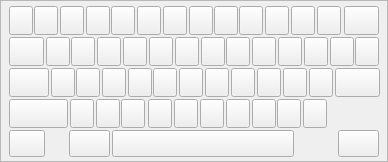
<?xml version="1.0" encoding="UTF-8"?>
<ui version="4.0">
 <class>VirtualKeyboard</class>
 <widget class="QWidget" name="VirtualKeyboard">
  <property name="geometry">
   <rect>
    <x>0</x>
    <y>0</y>
    <width>388</width>
    <height>162</height>
   </rect>
  </property>
  <property name="windowTitle">
   <string>Form</string>
  </property>
  <widget class="QFrame" name="frame">
   <property name="geometry">
    <rect>
     <x>0</x>
     <y>0</y>
     <width>388</width>
     <height>162</height>
    </rect>
   </property>
   <property name="styleSheet">
    <string notr="true">#frame
{
	border-image: url(:/image/keyboard/vk.png);
}
</string>
   </property>
   <property name="frameShape">
    <enum>QFrame::StyledPanel</enum>
   </property>
   <property name="frameShadow">
    <enum>QFrame::Raised</enum>
   </property>
   <widget class="KeyButton" name="btnBackQuote">
    <property name="geometry">
     <rect>
      <x>9</x>
      <y>6</y>
      <width>24</width>
      <height>29</height>
     </rect>
    </property>
    <property name="styleSheet">
     <string notr="true"/>
    </property>
    <property name="text">
     <string/>
    </property>
    <property name="flat">
     <bool>false</bool>
    </property>
   </widget>
   <widget class="KeyButton" name="btnChar1">
    <property name="geometry">
     <rect>
      <x>34</x>
      <y>6</y>
      <width>24</width>
      <height>29</height>
     </rect>
    </property>
    <property name="styleSheet">
     <string notr="true"/>
    </property>
    <property name="text">
     <string/>
    </property>
    <property name="flat">
     <bool>false</bool>
    </property>
   </widget>
   <widget class="KeyButton" name="btnChar2">
    <property name="geometry">
     <rect>
      <x>60</x>
      <y>6</y>
      <width>24</width>
      <height>29</height>
     </rect>
    </property>
    <property name="styleSheet">
     <string notr="true"/>
    </property>
    <property name="text">
     <string/>
    </property>
    <property name="flat">
     <bool>false</bool>
    </property>
   </widget>
   <widget class="KeyButton" name="btnChar3">
    <property name="geometry">
     <rect>
      <x>86</x>
      <y>6</y>
      <width>24</width>
      <height>29</height>
     </rect>
    </property>
    <property name="styleSheet">
     <string notr="true"/>
    </property>
    <property name="text">
     <string/>
    </property>
    <property name="flat">
     <bool>false</bool>
    </property>
   </widget>
   <widget class="KeyButton" name="btnChar4">
    <property name="geometry">
     <rect>
      <x>111</x>
      <y>6</y>
      <width>24</width>
      <height>29</height>
     </rect>
    </property>
    <property name="styleSheet">
     <string notr="true"/>
    </property>
    <property name="text">
     <string/>
    </property>
    <property name="flat">
     <bool>false</bool>
    </property>
   </widget>
   <widget class="KeyButton" name="btnChar5">
    <property name="geometry">
     <rect>
      <x>137</x>
      <y>6</y>
      <width>24</width>
      <height>29</height>
     </rect>
    </property>
    <property name="styleSheet">
     <string notr="true"/>
    </property>
    <property name="text">
     <string/>
    </property>
    <property name="flat">
     <bool>false</bool>
    </property>
   </widget>
   <widget class="KeyButton" name="btnChar6">
    <property name="geometry">
     <rect>
      <x>163</x>
      <y>6</y>
      <width>24</width>
      <height>29</height>
     </rect>
    </property>
    <property name="styleSheet">
     <string notr="true"/>
    </property>
    <property name="text">
     <string/>
    </property>
    <property name="flat">
     <bool>false</bool>
    </property>
   </widget>
   <widget class="KeyButton" name="btnChar7">
    <property name="geometry">
     <rect>
      <x>189</x>
      <y>6</y>
      <width>24</width>
      <height>29</height>
     </rect>
    </property>
    <property name="styleSheet">
     <string notr="true"/>
    </property>
    <property name="text">
     <string/>
    </property>
    <property name="flat">
     <bool>false</bool>
    </property>
   </widget>
   <widget class="KeyButton" name="btnChar8">
    <property name="geometry">
     <rect>
      <x>214</x>
      <y>6</y>
      <width>24</width>
      <height>29</height>
     </rect>
    </property>
    <property name="styleSheet">
     <string notr="true"/>
    </property>
    <property name="text">
     <string/>
    </property>
    <property name="flat">
     <bool>false</bool>
    </property>
   </widget>
   <widget class="KeyButton" name="btnChar9">
    <property name="geometry">
     <rect>
      <x>239</x>
      <y>6</y>
      <width>24</width>
      <height>29</height>
     </rect>
    </property>
    <property name="styleSheet">
     <string notr="true"/>
    </property>
    <property name="text">
     <string/>
    </property>
    <property name="flat">
     <bool>false</bool>
    </property>
   </widget>
   <widget class="KeyButton" name="btnChar0">
    <property name="geometry">
     <rect>
      <x>265</x>
      <y>6</y>
      <width>24</width>
      <height>29</height>
     </rect>
    </property>
    <property name="styleSheet">
     <string notr="true"/>
    </property>
    <property name="text">
     <string/>
    </property>
    <property name="flat">
     <bool>false</bool>
    </property>
   </widget>
   <widget class="KeyButton" name="btnSub">
    <property name="geometry">
     <rect>
      <x>291</x>
      <y>6</y>
      <width>24</width>
      <height>29</height>
     </rect>
    </property>
    <property name="styleSheet">
     <string notr="true"/>
    </property>
    <property name="text">
     <string/>
    </property>
    <property name="flat">
     <bool>false</bool>
    </property>
   </widget>
   <widget class="KeyButton" name="btnAdd">
    <property name="geometry">
     <rect>
      <x>317</x>
      <y>6</y>
      <width>24</width>
      <height>29</height>
     </rect>
    </property>
    <property name="styleSheet">
     <string notr="true"/>
    </property>
    <property name="text">
     <string/>
    </property>
    <property name="flat">
     <bool>false</bool>
    </property>
   </widget>
   <widget class="KeyButton" name="btnCharQ">
    <property name="geometry">
     <rect>
      <x>46</x>
      <y>37</y>
      <width>24</width>
      <height>29</height>
     </rect>
    </property>
    <property name="styleSheet">
     <string notr="true"/>
    </property>
    <property name="text">
     <string/>
    </property>
    <property name="flat">
     <bool>false</bool>
    </property>
   </widget>
   <widget class="KeyButton" name="btnCharW">
    <property name="geometry">
     <rect>
      <x>71</x>
      <y>37</y>
      <width>24</width>
      <height>29</height>
     </rect>
    </property>
    <property name="styleSheet">
     <string notr="true"/>
    </property>
    <property name="text">
     <string/>
    </property>
    <property name="flat">
     <bool>false</bool>
    </property>
   </widget>
   <widget class="KeyButton" name="btnCharE">
    <property name="geometry">
     <rect>
      <x>97</x>
      <y>37</y>
      <width>24</width>
      <height>29</height>
     </rect>
    </property>
    <property name="styleSheet">
     <string notr="true"/>
    </property>
    <property name="text">
     <string/>
    </property>
    <property name="flat">
     <bool>false</bool>
    </property>
   </widget>
   <widget class="KeyButton" name="btnCharR">
    <property name="geometry">
     <rect>
      <x>123</x>
      <y>37</y>
      <width>24</width>
      <height>29</height>
     </rect>
    </property>
    <property name="styleSheet">
     <string notr="true"/>
    </property>
    <property name="text">
     <string/>
    </property>
    <property name="flat">
     <bool>false</bool>
    </property>
   </widget>
   <widget class="KeyButton" name="btnCharT">
    <property name="geometry">
     <rect>
      <x>149</x>
      <y>37</y>
      <width>24</width>
      <height>29</height>
     </rect>
    </property>
    <property name="styleSheet">
     <string notr="true"/>
    </property>
    <property name="text">
     <string/>
    </property>
    <property name="flat">
     <bool>false</bool>
    </property>
   </widget>
   <widget class="KeyButton" name="btnCharY">
    <property name="geometry">
     <rect>
      <x>175</x>
      <y>37</y>
      <width>24</width>
      <height>29</height>
     </rect>
    </property>
    <property name="styleSheet">
     <string notr="true"/>
    </property>
    <property name="text">
     <string/>
    </property>
    <property name="flat">
     <bool>false</bool>
    </property>
   </widget>
   <widget class="KeyButton" name="btnCharU">
    <property name="geometry">
     <rect>
      <x>201</x>
      <y>37</y>
      <width>24</width>
      <height>29</height>
     </rect>
    </property>
    <property name="styleSheet">
     <string notr="true"/>
    </property>
    <property name="text">
     <string/>
    </property>
    <property name="flat">
     <bool>false</bool>
    </property>
   </widget>
   <widget class="KeyButton" name="btnCharI">
    <property name="geometry">
     <rect>
      <x>226</x>
      <y>37</y>
      <width>24</width>
      <height>29</height>
     </rect>
    </property>
    <property name="styleSheet">
     <string notr="true"/>
    </property>
    <property name="text">
     <string/>
    </property>
    <property name="flat">
     <bool>false</bool>
    </property>
   </widget>
   <widget class="KeyButton" name="btnCharO">
    <property name="geometry">
     <rect>
      <x>252</x>
      <y>37</y>
      <width>24</width>
      <height>29</height>
     </rect>
    </property>
    <property name="styleSheet">
     <string notr="true"/>
    </property>
    <property name="text">
     <string/>
    </property>
    <property name="flat">
     <bool>false</bool>
    </property>
   </widget>
   <widget class="KeyButton" name="btnCharP">
    <property name="geometry">
     <rect>
      <x>278</x>
      <y>37</y>
      <width>24</width>
      <height>29</height>
     </rect>
    </property>
    <property name="styleSheet">
     <string notr="true"/>
    </property>
    <property name="text">
     <string/>
    </property>
    <property name="flat">
     <bool>false</bool>
    </property>
   </widget>
   <widget class="KeyButton" name="btnLeftBracket">
    <property name="geometry">
     <rect>
      <x>304</x>
      <y>37</y>
      <width>24</width>
      <height>29</height>
     </rect>
    </property>
    <property name="styleSheet">
     <string notr="true"/>
    </property>
    <property name="text">
     <string/>
    </property>
    <property name="flat">
     <bool>false</bool>
    </property>
   </widget>
   <widget class="KeyButton" name="btnRightBracket">
    <property name="geometry">
     <rect>
      <x>330</x>
      <y>37</y>
      <width>24</width>
      <height>29</height>
     </rect>
    </property>
    <property name="styleSheet">
     <string notr="true"/>
    </property>
    <property name="text">
     <string/>
    </property>
    <property name="flat">
     <bool>false</bool>
    </property>
   </widget>
   <widget class="KeyButton" name="btnBackSlash">
    <property name="geometry">
     <rect>
      <x>355</x>
      <y>37</y>
      <width>24</width>
      <height>29</height>
     </rect>
    </property>
    <property name="styleSheet">
     <string notr="true"/>
    </property>
    <property name="text">
     <string/>
    </property>
    <property name="flat">
     <bool>false</bool>
    </property>
   </widget>
   <widget class="KeyButton" name="btnCharA">
    <property name="geometry">
     <rect>
      <x>51</x>
      <y>68</y>
      <width>24</width>
      <height>29</height>
     </rect>
    </property>
    <property name="styleSheet">
     <string notr="true"/>
    </property>
    <property name="text">
     <string/>
    </property>
    <property name="flat">
     <bool>false</bool>
    </property>
   </widget>
   <widget class="KeyButton" name="btnCharS">
    <property name="geometry">
     <rect>
      <x>76</x>
      <y>68</y>
      <width>24</width>
      <height>29</height>
     </rect>
    </property>
    <property name="styleSheet">
     <string notr="true"/>
    </property>
    <property name="text">
     <string/>
    </property>
    <property name="flat">
     <bool>false</bool>
    </property>
   </widget>
   <widget class="KeyButton" name="btnCharD">
    <property name="geometry">
     <rect>
      <x>102</x>
      <y>68</y>
      <width>24</width>
      <height>29</height>
     </rect>
    </property>
    <property name="styleSheet">
     <string notr="true"/>
    </property>
    <property name="text">
     <string/>
    </property>
    <property name="flat">
     <bool>false</bool>
    </property>
   </widget>
   <widget class="KeyButton" name="btnCharF">
    <property name="geometry">
     <rect>
      <x>128</x>
      <y>68</y>
      <width>24</width>
      <height>29</height>
     </rect>
    </property>
    <property name="styleSheet">
     <string notr="true"/>
    </property>
    <property name="text">
     <string/>
    </property>
    <property name="flat">
     <bool>false</bool>
    </property>
   </widget>
   <widget class="KeyButton" name="btnCharG">
    <property name="geometry">
     <rect>
      <x>153</x>
      <y>68</y>
      <width>24</width>
      <height>29</height>
     </rect>
    </property>
    <property name="styleSheet">
     <string notr="true"/>
    </property>
    <property name="text">
     <string/>
    </property>
    <property name="flat">
     <bool>false</bool>
    </property>
   </widget>
   <widget class="KeyButton" name="btnCharH">
    <property name="geometry">
     <rect>
      <x>179</x>
      <y>68</y>
      <width>24</width>
      <height>29</height>
     </rect>
    </property>
    <property name="styleSheet">
     <string notr="true"/>
    </property>
    <property name="text">
     <string/>
    </property>
    <property name="flat">
     <bool>false</bool>
    </property>
   </widget>
   <widget class="KeyButton" name="btnCharJ">
    <property name="geometry">
     <rect>
      <x>205</x>
      <y>68</y>
      <width>24</width>
      <height>29</height>
     </rect>
    </property>
    <property name="styleSheet">
     <string notr="true"/>
    </property>
    <property name="text">
     <string/>
    </property>
    <property name="flat">
     <bool>false</bool>
    </property>
   </widget>
   <widget class="KeyButton" name="btnCharK">
    <property name="geometry">
     <rect>
      <x>231</x>
      <y>68</y>
      <width>24</width>
      <height>29</height>
     </rect>
    </property>
    <property name="styleSheet">
     <string notr="true"/>
    </property>
    <property name="text">
     <string/>
    </property>
    <property name="flat">
     <bool>false</bool>
    </property>
   </widget>
   <widget class="KeyButton" name="btnCharL">
    <property name="geometry">
     <rect>
      <x>257</x>
      <y>68</y>
      <width>24</width>
      <height>29</height>
     </rect>
    </property>
    <property name="styleSheet">
     <string notr="true"/>
    </property>
    <property name="text">
     <string/>
    </property>
    <property name="flat">
     <bool>false</bool>
    </property>
   </widget>
   <widget class="KeyButton" name="btnSemicolon">
    <property name="geometry">
     <rect>
      <x>283</x>
      <y>68</y>
      <width>24</width>
      <height>29</height>
     </rect>
    </property>
    <property name="styleSheet">
     <string notr="true"/>
    </property>
    <property name="text">
     <string/>
    </property>
    <property name="flat">
     <bool>false</bool>
    </property>
   </widget>
   <widget class="KeyButton" name="btnQuote">
    <property name="geometry">
     <rect>
      <x>309</x>
      <y>68</y>
      <width>24</width>
      <height>29</height>
     </rect>
    </property>
    <property name="styleSheet">
     <string notr="true"/>
    </property>
    <property name="text">
     <string/>
    </property>
    <property name="flat">
     <bool>false</bool>
    </property>
   </widget>
   <widget class="KeyButton" name="btnCharZ">
    <property name="geometry">
     <rect>
      <x>70</x>
      <y>99</y>
      <width>24</width>
      <height>29</height>
     </rect>
    </property>
    <property name="styleSheet">
     <string notr="true"/>
    </property>
    <property name="text">
     <string/>
    </property>
    <property name="flat">
     <bool>false</bool>
    </property>
   </widget>
   <widget class="KeyButton" name="btnCharX">
    <property name="geometry">
     <rect>
      <x>96</x>
      <y>99</y>
      <width>24</width>
      <height>29</height>
     </rect>
    </property>
    <property name="styleSheet">
     <string notr="true"/>
    </property>
    <property name="text">
     <string/>
    </property>
    <property name="flat">
     <bool>false</bool>
    </property>
   </widget>
   <widget class="KeyButton" name="btnCharC">
    <property name="geometry">
     <rect>
      <x>121</x>
      <y>99</y>
      <width>24</width>
      <height>29</height>
     </rect>
    </property>
    <property name="styleSheet">
     <string notr="true"/>
    </property>
    <property name="text">
     <string/>
    </property>
    <property name="flat">
     <bool>false</bool>
    </property>
   </widget>
   <widget class="KeyButton" name="btnCharV">
    <property name="geometry">
     <rect>
      <x>148</x>
      <y>99</y>
      <width>24</width>
      <height>29</height>
     </rect>
    </property>
    <property name="styleSheet">
     <string notr="true"/>
    </property>
    <property name="text">
     <string/>
    </property>
    <property name="flat">
     <bool>false</bool>
    </property>
   </widget>
   <widget class="KeyButton" name="btnCharB">
    <property name="geometry">
     <rect>
      <x>174</x>
      <y>99</y>
      <width>24</width>
      <height>29</height>
     </rect>
    </property>
    <property name="styleSheet">
     <string notr="true"/>
    </property>
    <property name="text">
     <string/>
    </property>
    <property name="flat">
     <bool>false</bool>
    </property>
   </widget>
   <widget class="KeyButton" name="btnCharN">
    <property name="geometry">
     <rect>
      <x>200</x>
      <y>99</y>
      <width>24</width>
      <height>29</height>
     </rect>
    </property>
    <property name="styleSheet">
     <string notr="true"/>
    </property>
    <property name="text">
     <string/>
    </property>
    <property name="flat">
     <bool>false</bool>
    </property>
   </widget>
   <widget class="KeyButton" name="btnCharM">
    <property name="geometry">
     <rect>
      <x>226</x>
      <y>99</y>
      <width>24</width>
      <height>29</height>
     </rect>
    </property>
    <property name="styleSheet">
     <string notr="true"/>
    </property>
    <property name="text">
     <string/>
    </property>
    <property name="flat">
     <bool>false</bool>
    </property>
   </widget>
   <widget class="KeyButton" name="btnComma">
    <property name="geometry">
     <rect>
      <x>252</x>
      <y>99</y>
      <width>24</width>
      <height>29</height>
     </rect>
    </property>
    <property name="styleSheet">
     <string notr="true"/>
    </property>
    <property name="text">
     <string/>
    </property>
    <property name="flat">
     <bool>false</bool>
    </property>
   </widget>
   <widget class="KeyButton" name="btnPeriod">
    <property name="geometry">
     <rect>
      <x>277</x>
      <y>99</y>
      <width>24</width>
      <height>29</height>
     </rect>
    </property>
    <property name="styleSheet">
     <string notr="true"/>
    </property>
    <property name="text">
     <string/>
    </property>
    <property name="flat">
     <bool>false</bool>
    </property>
   </widget>
   <widget class="KeyButton" name="btnSlash">
    <property name="geometry">
     <rect>
      <x>303</x>
      <y>99</y>
      <width>24</width>
      <height>29</height>
     </rect>
    </property>
    <property name="styleSheet">
     <string notr="true"/>
    </property>
    <property name="text">
     <string/>
    </property>
    <property name="flat">
     <bool>false</bool>
    </property>
   </widget>
   <widget class="KeyButton" name="btnShift">
    <property name="geometry">
     <rect>
      <x>9</x>
      <y>99</y>
      <width>59</width>
      <height>29</height>
     </rect>
    </property>
    <property name="styleSheet">
     <string notr="true"/>
    </property>
    <property name="text">
     <string/>
    </property>
    <property name="flat">
     <bool>false</bool>
    </property>
   </widget>
   <widget class="KeyButton" name="btnCaps">
    <property name="geometry">
     <rect>
      <x>9</x>
      <y>68</y>
      <width>40</width>
      <height>29</height>
     </rect>
    </property>
    <property name="styleSheet">
     <string notr="true"/>
    </property>
    <property name="text">
     <string/>
    </property>
    <property name="flat">
     <bool>false</bool>
    </property>
   </widget>
   <widget class="KeyButton" name="btnTab">
    <property name="geometry">
     <rect>
      <x>9</x>
      <y>37</y>
      <width>35</width>
      <height>29</height>
     </rect>
    </property>
    <property name="styleSheet">
     <string notr="true"/>
    </property>
    <property name="text">
     <string/>
    </property>
    <property name="flat">
     <bool>false</bool>
    </property>
   </widget>
   <widget class="KeyButton" name="btnBacksapce">
    <property name="geometry">
     <rect>
      <x>344</x>
      <y>6</y>
      <width>35</width>
      <height>29</height>
     </rect>
    </property>
    <property name="styleSheet">
     <string notr="true"/>
    </property>
    <property name="text">
     <string/>
    </property>
    <property name="flat">
     <bool>false</bool>
    </property>
   </widget>
   <widget class="KeyButton" name="btnEnter">
    <property name="geometry">
     <rect>
      <x>335</x>
      <y>68</y>
      <width>45</width>
      <height>29</height>
     </rect>
    </property>
    <property name="styleSheet">
     <string notr="true"/>
    </property>
    <property name="text">
     <string/>
    </property>
    <property name="flat">
     <bool>false</bool>
    </property>
   </widget>
   <widget class="KeyButton" name="btnInsert">
    <property name="geometry">
     <rect>
      <x>9</x>
      <y>130</y>
      <width>36</width>
      <height>27</height>
     </rect>
    </property>
    <property name="styleSheet">
     <string notr="true"/>
    </property>
    <property name="text">
     <string/>
    </property>
    <property name="flat">
     <bool>false</bool>
    </property>
   </widget>
   <widget class="KeyButton" name="btnDel">
    <property name="geometry">
     <rect>
      <x>69</x>
      <y>130</y>
      <width>41</width>
      <height>27</height>
     </rect>
    </property>
    <property name="styleSheet">
     <string notr="true"/>
    </property>
    <property name="text">
     <string/>
    </property>
    <property name="flat">
     <bool>false</bool>
    </property>
   </widget>
   <widget class="KeyButton" name="btnSpace">
    <property name="geometry">
     <rect>
      <x>112</x>
      <y>130</y>
      <width>182</width>
      <height>27</height>
     </rect>
    </property>
    <property name="styleSheet">
     <string notr="true"/>
    </property>
    <property name="text">
     <string/>
    </property>
    <property name="flat">
     <bool>false</bool>
    </property>
   </widget>
   <widget class="KeyButton" name="btnEsc">
    <property name="geometry">
     <rect>
      <x>338</x>
      <y>130</y>
      <width>41</width>
      <height>27</height>
     </rect>
    </property>
    <property name="styleSheet">
     <string notr="true"/>
    </property>
    <property name="text">
     <string/>
    </property>
    <property name="flat">
     <bool>false</bool>
    </property>
   </widget>
  </widget>
 </widget>
 <customwidgets>
  <customwidget>
   <class>KeyButton</class>
   <extends>QPushButton</extends>
   <header location="global">keybutton.h</header>
  </customwidget>
 </customwidgets>
 <resources/>
 <connections/>
</ui>
